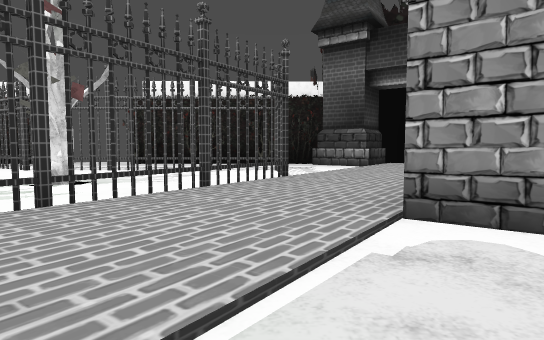
view 1 (above)

16 first-person views from a walk through a 3-D level made in the Godot game engine. The camera is 1.2 m above the floor, tilts 4° down and sees 75° across. The floor is counted in squares, 2 m on a side. Each view is taken from the middle of a square. On the plan, view 1 faces up. The plan holds only what a view shows up to about 10 squares ahead; the rest is blank. The place goes on beyond the plan. Some surface patterns are stand-ins.

view 2
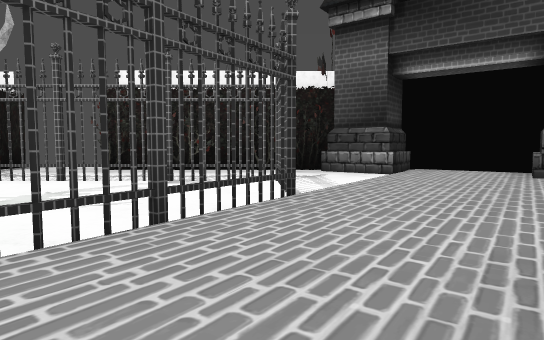

view 3
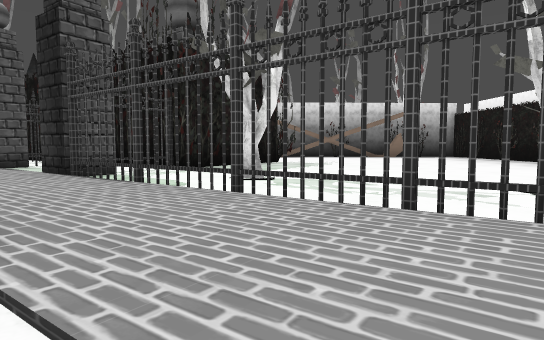

view 4
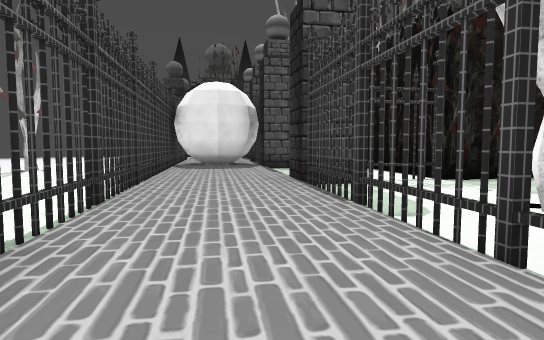

view 5
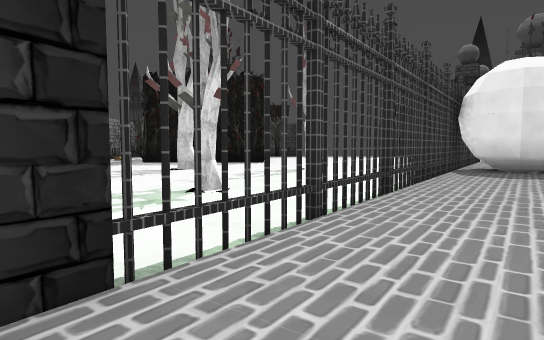

view 6
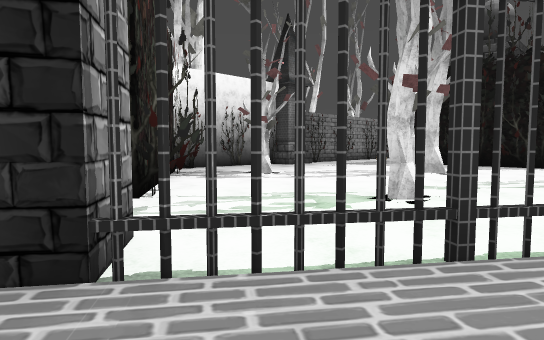

view 7
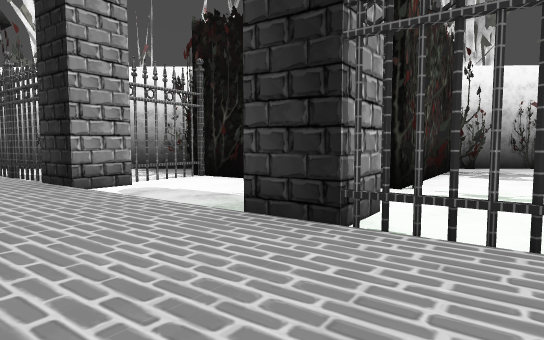

view 8
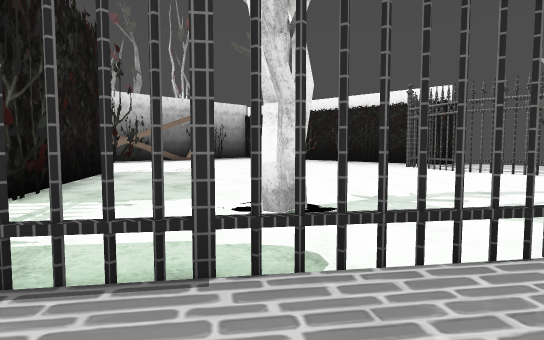

view 9
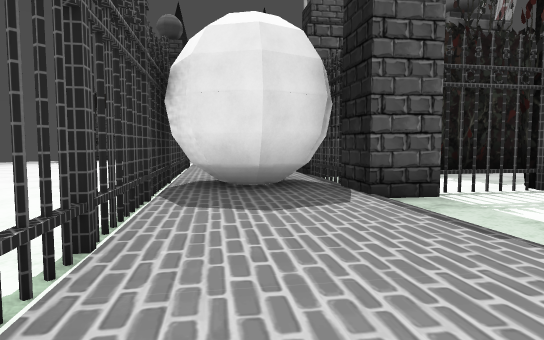

view 10
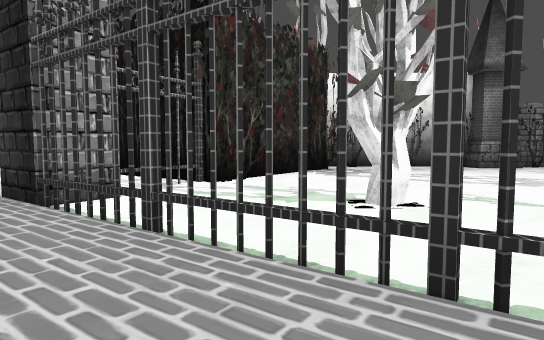

view 11
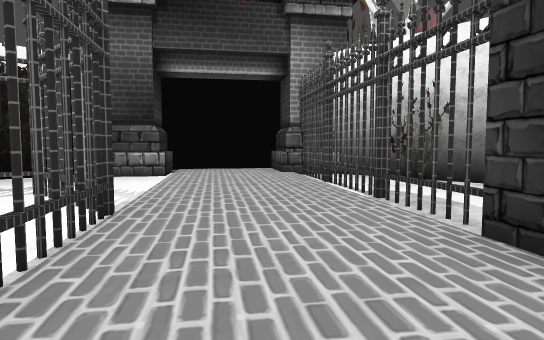

view 12
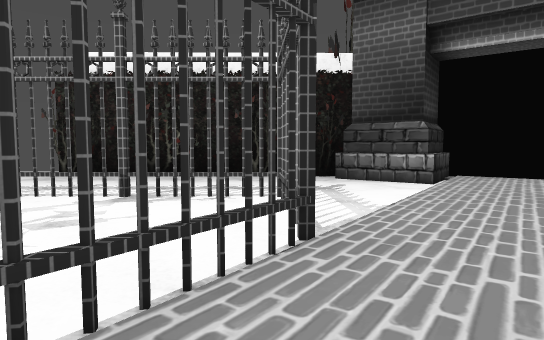

view 13
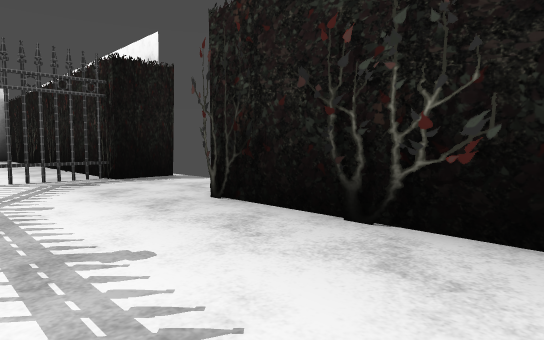

view 14
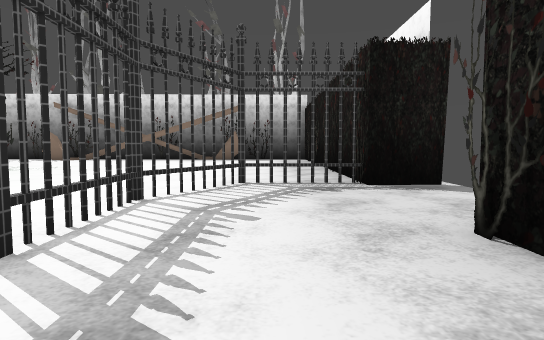

view 15
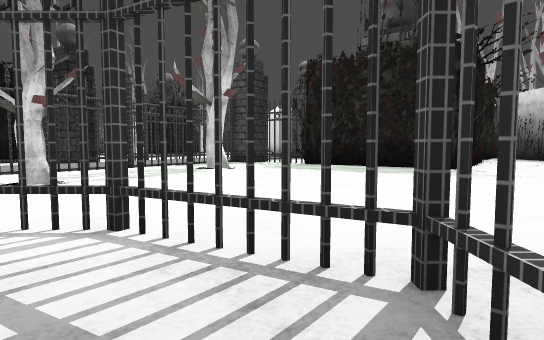

view 16
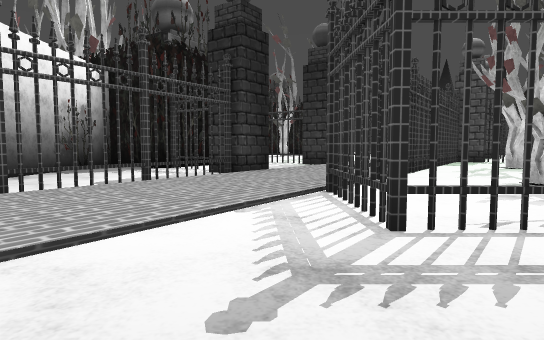

### Floor plan
Points are (right, up) in squares from view 1. A wall is a line through its corners. A room is listed if a view was taken in it or the views show most of it. See-through windows are left out.
Room 1 (views 1, 2, 3, 4, 5, 6, 7, 8, 9, 10, 11, 12, 13, 14, 15, 16)
walls: (-0.5, -1.1) (-1.3, -0.5) (-0.8, 0.3); (-6.4, -1.2) (-5.5, -1.8) (-6.1, -2.7); (1.9, 2.3) (1.1, 2.9) (1.6, 3.7) (2.4, 3.1); (-7.6, 0.2) (-10.7, -4.2); (0.8, -2.6) (3.8, 1.7) (4.3, 1.4); (4.4, 1.3) (5.1, 0.8); (-11.4, 2.9) (-11.9, 2.2) (-8, -0.5); (-8.8, -4.6) (-7.9, -5.2) (-8.5, -6.1); (5.8, 1) (5.8, 7.7) (4.8, 8.4); (-12.3, 2.5) (-11.9, 2.3); (-8, -6) (-7.1, -6.2) (-6.6, -7) (-6.7, -7.5); (4.9, 8.3) (5.8, 9.6); (-7, 11.5) (-12.3, 11.5); (4.5, -5.3) (5, -4.6) (1.1, -1.8); (1.6, 11.5) (-4.6, 11.5); (3.5, 11.1) (2.7, 9.9) (1.2, 11); (-7.4, 12.7) (-7.3, 11.4); (5.8, -7.4) (5.8, -5)
low walls: (-8, -6.3) (-7.2, -6.4) (-6.8, -7.1) (-6.9, -7.5); (4.8, 8.4) (5.6, 9.6)
ways out: gap at (1, -2)
objects: fence (-10, -4); fence (-8, -9) to (-7, -9); fence (-8, 10) to (-8, 11); fence (-7, -8) to (-6, -8); fence (-7, -1); fence (-7, 9); fence (-6, -7) to (-5, -6); tree (-6, 1) to (-5, 2); fence (-5, -1) to (-5, 0); fence (-5, 8) to (-4, 8); fence (-4, -5); fence (-4, 1); tree (-3, -9); fence (-3, -3); fence (-3, 2); tree (-3, 5) to (-3, 6); fence (-3, 8) to (-2, 8); fence (-2, -2); fence (-2, 4) to (-1, 5); tree (-1, -4); fence (-1, 8); tree (0, -9) to (1, -9); fence (0, -1); fence (0, 6); fence (0, 7) to (0, 8); tree (3, -6); fence (3, 2); fence (3, 5); fence (4, 6); tower (5, -9) to (6, -9); fence (5, 7) to (5, 8)

Positions as (right, up) in squares from view 1, and headings:
1: (0, 0), facing up
2: (0, 2), facing up
3: (1, 2), facing left
4: (-1, 2), facing down-left
5: (-2, 1), facing down
6: (-3, 0), facing down-right
7: (-4, 0), facing right
8: (-3, -1), facing up-left
9: (-4, -3), facing down-left
10: (-5, -3), facing right
11: (-1, 3), facing up-right
12: (0, 4), facing up
13: (-1, 9), facing up-left
14: (-2, 10), facing left
15: (-7, 11), facing down
16: (1, 11), facing down
